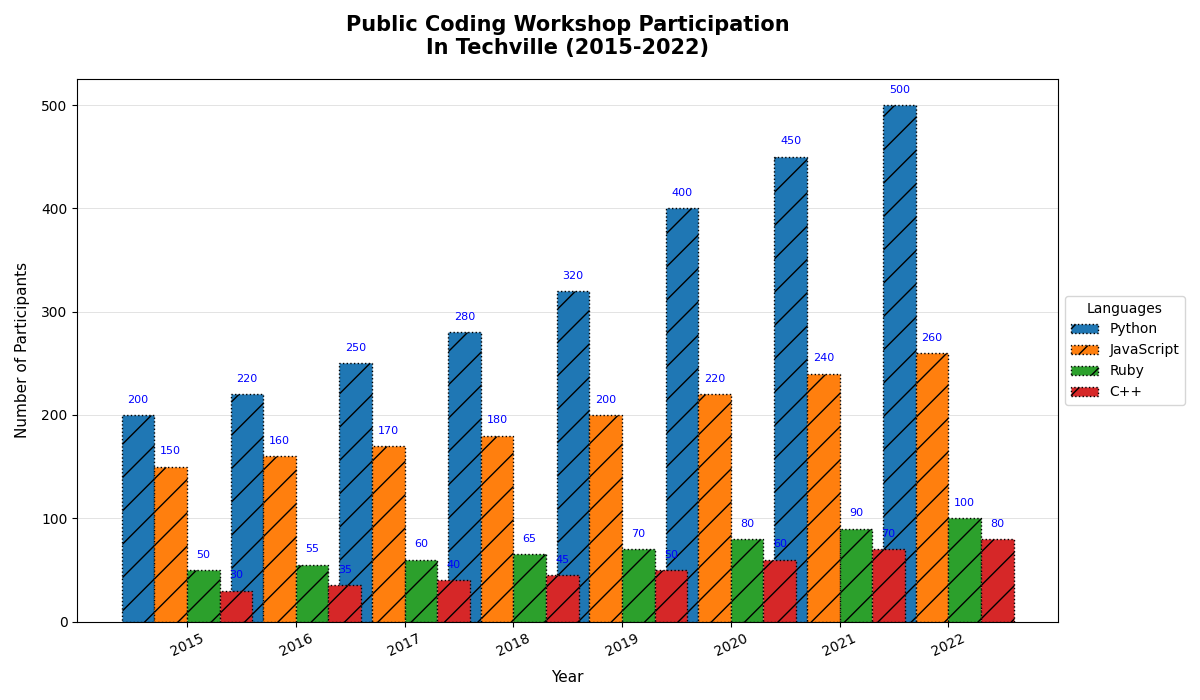

Generate this figure with Python:
import matplotlib.pyplot as plt
import numpy as np

# Data Setup
years = np.array(['2015', '2016', '2017', '2018', '2019', '2020', '2021', '2022'])
languages = ['Python', 'JavaScript', 'Ruby', 'C++']
participants = np.array([
    [200, 150, 50, 30],   
    [220, 160, 55, 35],   
    [250, 170, 60, 40],   
    [280, 180, 65, 45],   
    [320, 200, 70, 50],   
    [400, 220, 80, 60],   
    [450, 240, 90, 70],   
    [500, 260, 100, 80],  
])

# Setup the figure and subplots
fig, ax = plt.subplots(figsize=(12, 7))

# Bar width
bar_width = 0.3  

# X positions for groups
x = np.arange(len(years))

# Plot each language's data as separate bars stacked horizontally for each year
for i, language in enumerate(languages):
    ax.bar(x + i * bar_width, participants[:, i], width=bar_width, label=language, edgecolor='black', linestyle=':', hatch='/')

# Add data annotations
for i, year_data in enumerate(participants):
    for j, value in enumerate(year_data):
        ax.text(i + j * bar_width, value + 10, str(value), ha='center', va='bottom', fontsize=8, color='blue')

# Set labels, title, and legend
ax.set_xlabel('Year', fontsize=11, labelpad=8)
ax.set_ylabel('Number of Participants', fontsize=11, labelpad=8)
ax.set_title('Public Coding Workshop Participation\nIn Techville (2015-2022)', fontsize=15, fontweight='bold', pad=18)
ax.set_xticks(x + bar_width * 1.5)
ax.set_xticklabels(years, rotation=25)
ax.legend(title='Languages', loc='center left', bbox_to_anchor=(1, 0.5))

# Add grid lines with style alterations
ax.yaxis.grid(True, linewidth=0.5, alpha=0.5)
ax.set_axisbelow(True)

# Adjust layout for clarity
plt.tight_layout()

# Display the plot
plt.show()
